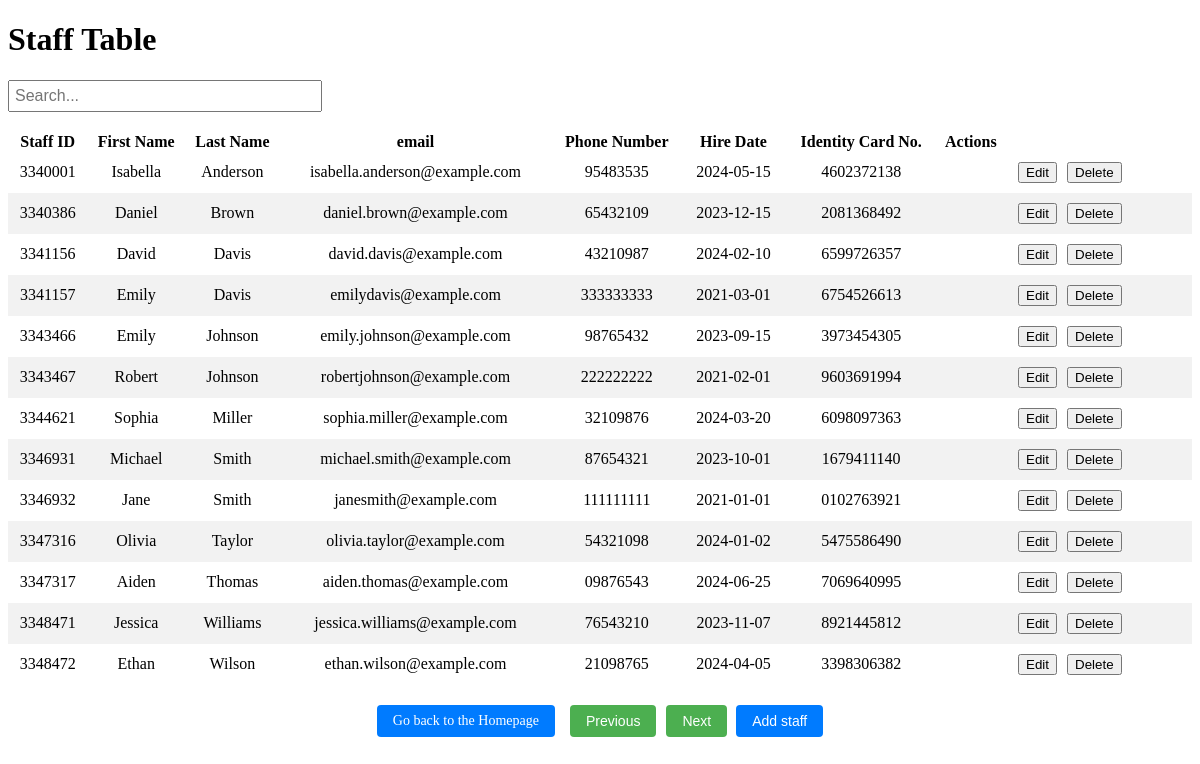
The page /staff_info.php on the database its author committed.
### tables this page shows
CREATE TABLE `staff` (
  `staff_id` int(11) NOT NULL,
  `first_name` varchar(255) DEFAULT NULL,
  `last_name` varchar(255) DEFAULT NULL,
  `email` varchar(255) DEFAULT NULL,
  `phone` varchar(255) DEFAULT NULL,
  `hire_date` date DEFAULT NULL,
  `identity_card_no` varchar(20) DEFAULT NULL
);

### staff_info.php (the view, shortened to what this page needs)
<!DOCTYPE html>
<html>
<head>
</head>
<body>
    <h1>Staff Table</h1>
    <div id="search-container">
        <input type="text" id="search-input" placeholder="Search...">
    </div>
    <table id="staff-table">
        <thead>
            <tr>
                <th>Staff ID</th>
                <th>First Name</th>
                <th>Last Name</th>
                <th>email</th>
                <th>Phone Number</th>
                <th>Hire Date</th>
                <th>Identity Card No.</th>
                <th>Actions</th>
            </tr>
        </thead>
        <tbody>
            <?php
                require_once "login.php";
                $connection = new mysqli($hn, $un, $pw, $db);
                $query = "SELECT * FROM staff";
                $result = mysqli_query($connection, $query);
                if ($result) {
                    while ($row = mysqli_fetch_assoc($result)) {
                        echo "<tr>";
                        echo "<td>" . $row['staff_id'] . "</td>";
                        echo "<td>" . $row['first_name'] . "</td>";
                        echo "<td>" . $row['last_name'] . "</td>";
                        echo "<td>" . $row['email'] . "</td>";
                        echo "<td>" . $row['phone'] . "</td>";
                        echo "<td>" . $row['hire_date'] . "</td>";
                        echo "<td>" . $row['identity_card_no'] . "</td>";
                        echo "<td>";
                        echo "<td class='action-cell'>";
                        echo "<div class='action-buttons'>";
                        echo "<form action='edit_staff.php' method='post'>";
                        echo "<input type='submit' name='edit' value='Edit'>";
                        echo "</form>";
                        echo "<form action='" . $_SERVER['PHP_SELF'] . "' method='post' onsubmit='return confirm(\"Are you sure you want to delete this staff record?\");'>";
                        echo "<input type='submit' name='delete' value='Delete' onclick=\"return confirm('Are you sure you want to delete this staff record?');\">";
                        echo "</form>";
                        echo "</div>";
                        echo "</td>";
                        echo "</tr>";
                    }
                } else {
                    echo "Error executing query: " . mysqli_error($connection);
                }
            ?>
        </tbody>
    </table>
    <div class="pagination">
        <a href="Dashboard_staff.php" class="homepage-link">Go back to the Homepage</a>
        <button onclick="previousPage()">Previous</button>
        <button onclick="nextPage()">Next</button>
        <div class="add-staff-button">
            <form action="edit_staff.php" method="post">
                <input type="submit" name="submit" value="Add staff">
            </form>
        </div>
    </div>
</body>
</html>

### staff_info.php (style rules this page uses)
table { border-collapse: collapse; width: 100%; }
td { text-align: center; padding: 8px 4px; }
tr:nth-child(even) { background-color: #f2f2f2; }
#search-container { margin-bottom: 20px; }
#search-input { width: 300px; padding: 5px; font-size: 16px; }
.pagination { display: flex; justify-content: center; margin-top: 20px; }
.pagination button { margin: 0 5px; padding: 8px 16px; font-size: 14px; background-color: #4CAF50; color: white; border: none; border-radius: 4px; cursor: pointer; }
.add-staff-button { margin-left: 4px; }
.add-staff-button input { padding: 8px 16px; font-size: 14px; background-color: #007bff; color: white; border: none; border-radius: 4px; cursor: pointer; }
.homepage-link { display: inline-block; margin-right: 10px; padding: 8px 16px; font-size: 14px; background-color: #007bff; color: white; border: none; border-radius: 4px; cursor: pointer; text-decoration: none; }
.action-buttons { display: flex; justify-content: left; gap: 10px; margin-right: 20px; padding: 2px 10px; }
.action-buttons form { display: inline-block; }

### rows shown on the page
staff: staff_id "3340001", first_name "Isabella", last_name "Anderson", email "isabella.anderson@example.com", phone "95483535", hire_date "2024-05-15", identity_card_no "4602372138"
staff: staff_id "3340386", first_name "Daniel", last_name "Brown", email "daniel.brown@example.com", phone "65432109", hire_date "2023-12-15", identity_card_no "2081368492"
staff: staff_id "3341156", first_name "David", last_name "Davis", email "david.davis@example.com", phone "43210987", hire_date "2024-02-10", identity_card_no "6599726357"
staff: staff_id "3341157", first_name "Emily", last_name "Davis", email "emilydavis@example.com", phone "333333333", hire_date "2021-03-01", identity_card_no "6754526613"
staff: staff_id "3343466", first_name "Emily", last_name "Johnson", email "emily.johnson@example.com", phone "98765432", hire_date "2023-09-15", identity_card_no "3973454305"
staff: staff_id "3343467", first_name "Robert", last_name "Johnson", email "robertjohnson@example.com", phone "222222222", hire_date "2021-02-01", identity_card_no "9603691994"
staff: staff_id "3344621", first_name "Sophia", last_name "Miller", email "sophia.miller@example.com", phone "32109876", hire_date "2024-03-20", identity_card_no "6098097363"
staff: staff_id "3346931", first_name "Michael", last_name "Smith", email "michael.smith@example.com", phone "87654321", hire_date "2023-10-01", identity_card_no "1679411140"
staff: staff_id "3346932", first_name "Jane", last_name "Smith", email "janesmith@example.com", phone "111111111", hire_date "2021-01-01", identity_card_no "0102763921"
staff: staff_id "3347316", first_name "Olivia", last_name "Taylor", email "olivia.taylor@example.com", phone "54321098", hire_date "2024-01-02", identity_card_no "5475586490"
staff: staff_id "3347317", first_name "Aiden", last_name "Thomas", email "aiden.thomas@example.com", phone "09876543", hire_date "2024-06-25", identity_card_no "7069640995"
staff: staff_id "3348471", first_name "Jessica", last_name "Williams", email "jessica.williams@example.com", phone "76543210", hire_date "2023-11-07", identity_card_no "8921445812"
staff: staff_id "3348472", first_name "Ethan", last_name "Wilson", email "ethan.wilson@example.com", phone "21098765", hire_date "2024-04-05", identity_card_no "3398306382"
